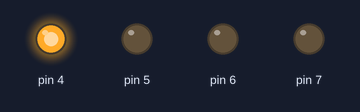
Bench run of a sketch on a simulated Arduino Uno, built with avr-gcc and run on an emulated ATmega328P. Shown: output pins drawn as LEDs (lit = HIGH).

Above: at 1.0 s.
At 4.0 s:
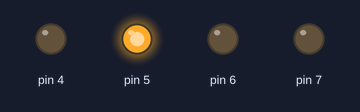
At 6.0 s:
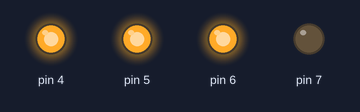
At 9.0 s:
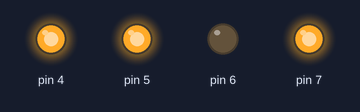
At 11.0 s:
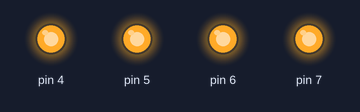
At 13.0 s:
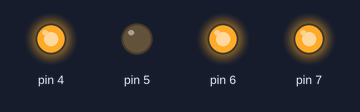
Timing chart, 0 to 15.6 s (numbered marks = the images above):
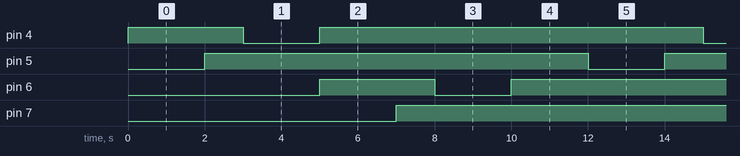

The sketch:

l298_basic.ino
```cpp
// Autor: matematicasdeinstituto
// Web  : https://github.com/matematicasdeinstituto/arduino

// Prueba básica L298N.
// Probamos a hacer girar los motores en uno u otro sentido.
// Estilo de programación: C++

#include "l298.h"

// pines al que conectamos los motores
constexpr int motor1_in1 = 4;
constexpr int motor1_in2 = 5;

constexpr int motor2_in1 = 6;
constexpr int motor2_in2 = 7;


void run(const L298N& l298) {
    l298.motor1_turn_right();
    delay(2000);

    l298.motor1_stop();
    delay(1000);

    l298.motor1_turn_left();
    delay(2000);

    l298.motor1_stop();

    l298.motor2_turn_right();
    delay(2000);

    l298.motor2_stop();
    delay(1000);

    l298.motor2_turn_left();
    delay(2000);

    l298.motor2_stop();
}


int main()
{
    init(); // inicialización del Arduino. Obligatorio llamarla.

    L298N l298{motor1_in1, motor1_in2,
               motor2_in1, motor2_in2};

    while(1){
        run(l298);
        delay(2000);
    }
}
```

l298.h
```cpp
#pragma once

#ifndef __L298_H__
#define __L298_H__

// Clase para manejar el L298N
class L298N{
public:
    /// Define las conexiones del L298N
    L298N(int in1, int in2,     // conexiones motor 1
          int in3, int in4);    // conexiones motor 2

    // Operaciones con motor 1
    void motor1_turn_right() const;
    void motor1_turn_left() const;
    void motor1_stop() const;

    // Operaciones con motor 2
    void motor2_turn_right() const;
    void motor2_turn_left() const;
    void motor2_stop() const;

private:
    const int pin_in1_;
    const int pin_in2_;
    const int pin_in3_;
    const int pin_in4_;
};


#endif
```

l298.ino
```cpp
// Autor: matematicasdeinstituto
// Web  : https://github.com/matematicasdeinstituto/arduino

#include "l298.h"

// Implementación de la clase L298N

L298N::L298N(int in1, int in2, int in3, int in4)
    : pin_in1_{in1}
    , pin_in2_{in2}
    , pin_in3_{in3}
    , pin_in4_{in4}
{
    // Configuramos todos los pines
    pinMode(pin_in1_, OUTPUT);
    pinMode(pin_in2_, OUTPUT);
    pinMode(pin_in3_, OUTPUT);
    pinMode(pin_in4_, OUTPUT);
}


void L298N::motor1_turn_right() const
{
    digitalWrite(pin_in1_, HIGH);
    digitalWrite(pin_in2_, LOW);
}

void L298N::motor1_turn_left() const
{
    digitalWrite(pin_in1_, LOW);
    digitalWrite(pin_in2_, HIGH);
}

void L298N::motor1_stop() const
{
    digitalWrite(pin_in1_, HIGH);
    digitalWrite(pin_in2_, HIGH);
}

void L298N::motor2_turn_right() const
{
    digitalWrite(pin_in3_, HIGH);
    digitalWrite(pin_in4_, LOW);
}

void L298N::motor2_turn_left() const
{
    digitalWrite(pin_in3_, LOW);
    digitalWrite(pin_in4_, HIGH);
}

void L298N::motor2_stop() const
{
    digitalWrite(pin_in3_, HIGH);
    digitalWrite(pin_in4_, HIGH);
}
```

Measured:
- by itself, pin 4, pin 6: repeats every 12.0 s: LOW 2.0 s, HIGH 10.0 s
- by itself, pin 5, pin 7: alternates HIGH for 10.0 s and LOW for 2.0 s
